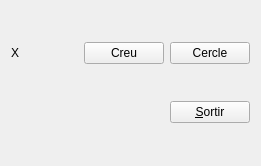
<?xml version="1.0" encoding="UTF-8"?>
<ui version="4.0">
 <class>ex5</class>
 <widget class="QMainWindow" name="ex5">
  <property name="geometry">
   <rect>
    <x>0</x>
    <y>0</y>
    <width>261</width>
    <height>166</height>
   </rect>
  </property>
  <property name="windowTitle">
   <string>ex5</string>
  </property>
  <widget class="QWidget" name="centralWidget">
   <layout class="QVBoxLayout" name="verticalLayout">
    <item>
     <layout class="QHBoxLayout" name="horizontalLayout">
      <item>
       <widget class="MyLabel" name="label">
        <property name="text">
         <string>X</string>
        </property>
       </widget>
      </item>
      <item>
       <widget class="QPushButton" name="pushButton">
        <property name="text">
         <string>Creu</string>
        </property>
       </widget>
      </item>
      <item>
       <widget class="QPushButton" name="pushButton_2">
        <property name="text">
         <string>Cercle</string>
        </property>
       </widget>
      </item>
     </layout>
    </item>
    <item>
     <layout class="QHBoxLayout" name="horizontalLayout_2">
      <item>
       <spacer name="horizontalSpacer">
        <property name="orientation">
         <enum>Qt::Horizontal</enum>
        </property>
        <property name="sizeHint" stdset="0">
         <size>
          <width>40</width>
          <height>20</height>
         </size>
        </property>
       </spacer>
      </item>
      <item>
       <widget class="QPushButton" name="pushButton_3">
        <property name="text">
         <string>&amp;Sortir</string>
        </property>
       </widget>
      </item>
     </layout>
    </item>
   </layout>
  </widget>
 </widget>
 <layoutdefault spacing="6" margin="11"/>
 <customwidgets>
  <customwidget>
   <class>MyLabel</class>
   <extends>QLabel</extends>
   <header location="global">mylabel.h</header>
   <slots>
    <slot>creu()</slot>
    <slot>cercle()</slot>
   </slots>
  </customwidget>
 </customwidgets>
 <resources/>
 <connections>
  <connection>
   <sender>pushButton_3</sender>
   <signal>clicked()</signal>
   <receiver>ex5</receiver>
   <slot>close()</slot>
   <hints>
    <hint type="sourcelabel">
     <x>211</x>
     <y>125</y>
    </hint>
    <hint type="destinationlabel">
     <x>223</x>
     <y>146</y>
    </hint>
   </hints>
  </connection>
  <connection>
   <sender>pushButton</sender>
   <signal>clicked()</signal>
   <receiver>label</receiver>
   <slot>creu()</slot>
   <hints>
    <hint type="sourcelabel">
     <x>126</x>
     <y>48</y>
    </hint>
    <hint type="destinationlabel">
     <x>66</x>
     <y>23</y>
    </hint>
   </hints>
  </connection>
  <connection>
   <sender>pushButton_2</sender>
   <signal>clicked()</signal>
   <receiver>label</receiver>
   <slot>cercle()</slot>
   <hints>
    <hint type="sourcelabel">
     <x>200</x>
     <y>52</y>
    </hint>
    <hint type="destinationlabel">
     <x>67</x>
     <y>67</y>
    </hint>
   </hints>
  </connection>
 </connections>
</ui>
